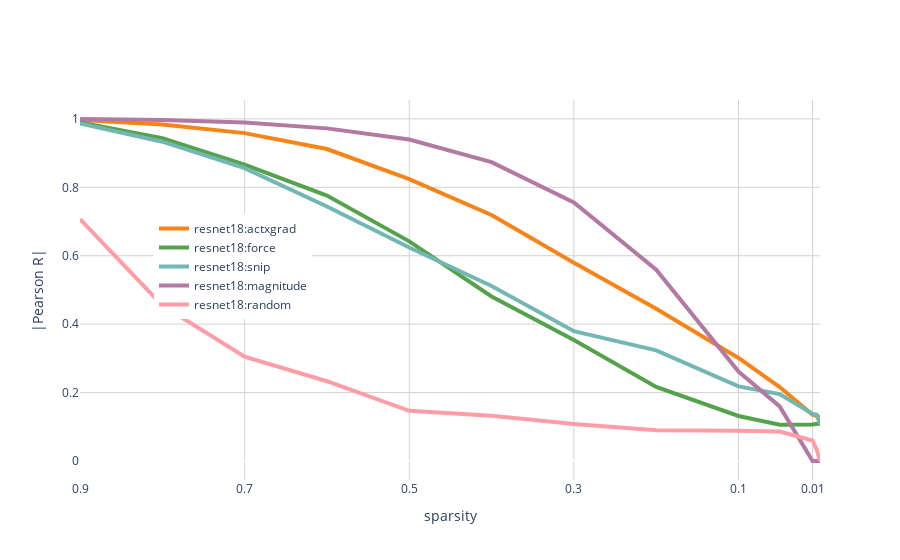

The notebook cell saved with this chart:
### Code cell
fig = go.Figure()

model = 'resnet18'
color_col = 'method'

method_colors = {'actxgrad':px.colors.qualitative.T10[1],
                'snip':px.colors.qualitative.T10[3],
                'force':px.colors.qualitative.T10[4],
                'magnitude':px.colors.qualitative.T10[6],
                'random':px.colors.qualitative.T10[7]
               }


df_plot = df.loc[(df['model'] == model)]

sparsities =  list(df_plot['sparsity'].unique())
sparsities.sort()



models =  list(df_plot['model'].unique())
methods = list(df_plot['method'].unique())



for method in methods:
    x = sparsities
    y = []
    for sparsity in sparsities:
        df_sel = df_plot.loc[(df_plot['sparsity'] == sparsity) & (df_plot['method'] == method) & (df_plot['model'] == model)]
        y.append(np.median(df_sel['correlation']))

    fig.add_trace(go.Scatter(x=x, y=y,
                    mode='lines',
                    name=model+':'+method,
                    line=dict(color=method_colors[method],width=4)
                        )
                    )

fig.update_xaxes(autorange="reversed",title = 'sparsity',gridcolor='rgb(210,210,210)')
fig.update_yaxes(title = '|Pearson R|',gridcolor='rgb(210,210,210)')

fig.update_layout({ 'showlegend':True,
                    'width':900,
                    'plot_bgcolor':'rgba(255,255,255,1)',
                    'paper_bgcolor':'rgba(255,255,255,1)'
                    })
   
fig.update_layout(
    xaxis = dict(
        tickmode = 'array',
        tickvals = [.9, .7, .5, .3, .1, .01]
    )
)
     

                
fig.update_layout(legend=dict(
    yanchor="top",
    y=0.7,
    xanchor="left",
    x=0.1
))
    
fig.show()

### Figure 1 — Plotly figure (JSON) as saved in the notebook; plotly's stock layout.template omitted (floating-point values rounded to 4 significant figures)
{"data": [{"line": {"color": "#F58518", "width": 4}, "mode": "lines", "name": "resnet18:actxgrad", "type": "scatter", "x": [0.001, 0.005, 0.01, 0.05, 0.1, 0.2, 0.3, 0.4, 0.5, 0.6, 0.7, 0.8, 0.9], "y": [0.128, 0.1319, 0.135, 0.2161, 0.3013, 0.4449, 0.5796, 0.7192, 0.8238, 0.912, 0.9584, 0.9836, 0.997]}, {"line": {"color": "#54A24B", "width": 4}, "mode": "lines", "name": "resnet18:force", "type": "scatter", "x": [0.001, 0.005, 0.01, 0.05, 0.1, 0.2, 0.3, 0.4, 0.5, 0.6, 0.7, 0.8, 0.9], "y": [0.1097, 0.1088, 0.1065, 0.1059, 0.1316, 0.2164, 0.3536, 0.481, 0.642, 0.7759, 0.8665, 0.9439, 0.9897]}, {"line": {"color": "#72B7B2", "width": 4}, "mode": "lines", "name": "resnet18:snip", "type": "scatter", "x": [0.001, 0.005, 0.01, 0.05, 0.1, 0.2, 0.3, 0.4, 0.5, 0.6, 0.7, 0.8, 0.9], "y": [0.1086, 0.1355, 0.1375, 0.1956, 0.2182, 0.3234, 0.3794, 0.5114, 0.624, 0.7441, 0.856, 0.9334, 0.9867]}, {"line": {"color": "#B279A2", "width": 4}, "mode": "lines", "name": "resnet18:magnitude", "type": "scatter", "x": [0.001, 0.005, 0.01, 0.05, 0.1, 0.2, 0.3, 0.4, 0.5, 0.6, 0.7, 0.8, 0.9], "y": [0, 0, 0, 0.1595, 0.2616, 0.5592, 0.7559, 0.8734, 0.9396, 0.9723, 0.9895, 0.9971, 0.9997]}, {"line": {"color": "#FF9DA6", "width": 4}, "mode": "lines", "name": "resnet18:random", "type": "scatter", "x": [0.001, 0.005, 0.01, 0.05, 0.1, 0.2, 0.3, 0.4, 0.5, 0.6, 0.7, 0.8, 0.9], "y": [0, 0.03297, 0.05984, 0.08615, 0.08866, 0.08965, 0.1084, 0.132, 0.1466, 0.2331, 0.3049, 0.4549, 0.7068]}], "layout": {"legend": {"x": 0.1, "xanchor": "left", "y": 0.7, "yanchor": "top"}, "paper_bgcolor": "rgba(255,255,255,1)", "plot_bgcolor": "rgba(255,255,255,1)", "showlegend": true, "width": 900, "xaxis": {"autorange": "reversed", "gridcolor": "rgb(210,210,210)", "tickmode": "array", "tickvals": [0.9, 0.7, 0.5, 0.3, 0.1, 0.01], "title": {"text": "sparsity"}}, "yaxis": {"gridcolor": "rgb(210,210,210)", "title": {"text": "|Pearson R|"}}}}
